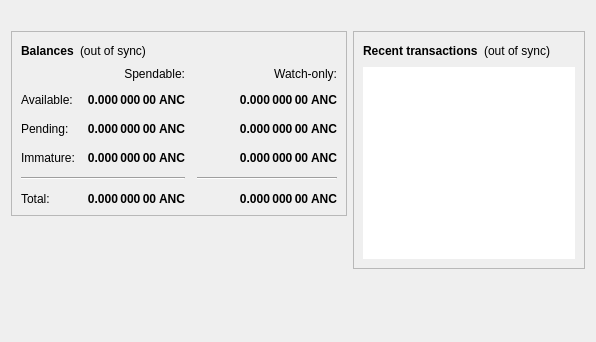
<?xml version="1.0" encoding="UTF-8"?>
<ui version="4.0">
 <class>OverviewPage</class>
 <widget class="QWidget" name="OverviewPage">
  <property name="geometry">
   <rect>
    <x>0</x>
    <y>0</y>
    <width>596</width>
    <height>342</height>
   </rect>
  </property>
  <property name="windowTitle">
   <string>Form</string>
  </property>
  <layout class="QVBoxLayout" name="topLayout">
   <item>
    <widget class="QLabel" name="labelAlerts">
     <property name="visible">
      <bool>false</bool>
     </property>
     <property name="wordWrap">
      <bool>true</bool>
     </property>
     <property name="margin">
      <number>3</number>
     </property>
    </widget>
   </item>
   <item>
    <layout class="QHBoxLayout" name="horizontalLayout" stretch="1,1">
     <item>
      <layout class="QVBoxLayout" name="verticalLayout_2">
       <item>
        <widget class="QFrame" name="frame">
         <property name="frameShape">
          <enum>QFrame::StyledPanel</enum>
         </property>
         <property name="frameShadow">
          <enum>QFrame::Raised</enum>
         </property>
         <layout class="QVBoxLayout" name="verticalLayout_4">
          <item>
           <layout class="QHBoxLayout" name="horizontalLayout_4">
            <item>
             <widget class="QLabel" name="label_5">
              <property name="font">
               <font>
                <weight>75</weight>
                <bold>true</bold>
               </font>
              </property>
              <property name="text">
               <string>Balances</string>
              </property>
             </widget>
            </item>
            <item>
             <widget class="QLabel" name="labelWalletStatus">
              <property name="cursor">
               <cursorShape>WhatsThisCursor</cursorShape>
              </property>
              <property name="toolTip">
               <string>The displayed information may be out of date. Your wallet automatically synchronizes with the Anoncoin network after a connection is established, but this process has not completed yet.</string>
              </property>
              <property name="text">
               <string notr="true">(out of sync)</string>
              </property>
              <property name="alignment">
               <set>Qt::AlignLeading|Qt::AlignLeft|Qt::AlignVCenter</set>
              </property>
             </widget>
            </item>
            <item>
             <spacer name="horizontalSpacer_3">
              <property name="orientation">
               <enum>Qt::Horizontal</enum>
              </property>
              <property name="sizeHint" stdset="0">
               <size>
                <width>40</width>
                <height>20</height>
               </size>
              </property>
             </spacer>
            </item>
           </layout>
          </item>
          <item>
           <layout class="QGridLayout" name="gridLayout">
            <property name="spacing">
             <number>12</number>
            </property>
            <item row="2" column="2">
             <widget class="QLabel" name="labelWatchPending">
              <property name="font">
               <font>
                <weight>75</weight>
                <bold>true</bold>
               </font>
              </property>
              <property name="cursor">
               <cursorShape>IBeamCursor</cursorShape>
              </property>
              <property name="toolTip">
               <string>Unconfirmed transactions to watch-only addresses</string>
              </property>
              <property name="text">
               <string notr="true">0.000 000 00 ANC</string>
              </property>
              <property name="alignment">
               <set>Qt::AlignRight|Qt::AlignTrailing|Qt::AlignVCenter</set>
              </property>
              <property name="textInteractionFlags">
               <set>Qt::LinksAccessibleByMouse|Qt::TextSelectableByKeyboard|Qt::TextSelectableByMouse</set>
              </property>
             </widget>
            </item>
            <item row="2" column="1">
             <widget class="QLabel" name="labelUnconfirmed">
              <property name="font">
               <font>
                <weight>75</weight>
                <bold>true</bold>
               </font>
              </property>
              <property name="cursor">
               <cursorShape>IBeamCursor</cursorShape>
              </property>
              <property name="toolTip">
               <string>Total of transactions that have yet to be confirmed, and do not yet count toward the spendable balance</string>
              </property>
              <property name="text">
               <string notr="true">0.000 000 00 ANC</string>
              </property>
              <property name="alignment">
               <set>Qt::AlignRight|Qt::AlignTrailing|Qt::AlignVCenter</set>
              </property>
              <property name="textInteractionFlags">
               <set>Qt::LinksAccessibleByMouse|Qt::TextSelectableByKeyboard|Qt::TextSelectableByMouse</set>
              </property>
             </widget>
            </item>
            <item row="3" column="2">
             <widget class="QLabel" name="labelWatchImmature">
              <property name="font">
               <font>
                <weight>75</weight>
                <bold>true</bold>
               </font>
              </property>
              <property name="cursor">
               <cursorShape>IBeamCursor</cursorShape>
              </property>
              <property name="toolTip">
               <string>Mined balance in watch-only addresses that has not yet matured</string>
              </property>
              <property name="text">
               <string notr="true">0.000 000 00 ANC</string>
              </property>
              <property name="alignment">
               <set>Qt::AlignRight|Qt::AlignTrailing|Qt::AlignVCenter</set>
              </property>
              <property name="textInteractionFlags">
               <set>Qt::LinksAccessibleByMouse|Qt::TextSelectableByKeyboard|Qt::TextSelectableByMouse</set>
              </property>
             </widget>
            </item>
            <item row="4" column="0" colspan="2">
             <widget class="Line" name="line">
              <property name="orientation">
               <enum>Qt::Horizontal</enum>
              </property>
             </widget>
            </item>
            <item row="4" column="2">
             <widget class="Line" name="lineWatchBalance">
              <property name="sizePolicy">
               <sizepolicy hsizetype="Preferred" vsizetype="Fixed">
                <horstretch>0</horstretch>
                <verstretch>0</verstretch>
               </sizepolicy>
              </property>
              <property name="minimumSize">
               <size>
                <width>140</width>
                <height>0</height>
               </size>
              </property>
              <property name="orientation">
               <enum>Qt::Horizontal</enum>
              </property>
             </widget>
            </item>
            <item row="5" column="0">
             <widget class="QLabel" name="labelTotalText">
              <property name="text">
               <string>Total:</string>
              </property>
             </widget>
            </item>
            <item row="3" column="1">
             <widget class="QLabel" name="labelImmature">
              <property name="font">
               <font>
                <weight>75</weight>
                <bold>true</bold>
               </font>
              </property>
              <property name="cursor">
               <cursorShape>IBeamCursor</cursorShape>
              </property>
              <property name="toolTip">
               <string>Mined balance that has not yet matured</string>
              </property>
              <property name="text">
               <string notr="true">0.000 000 00 ANC</string>
              </property>
              <property name="alignment">
               <set>Qt::AlignRight|Qt::AlignTrailing|Qt::AlignVCenter</set>
              </property>
              <property name="textInteractionFlags">
               <set>Qt::LinksAccessibleByMouse|Qt::TextSelectableByKeyboard|Qt::TextSelectableByMouse</set>
              </property>
             </widget>
            </item>
            <item row="2" column="3">
             <spacer name="horizontalSpacer_2">
              <property name="orientation">
               <enum>Qt::Horizontal</enum>
              </property>
              <property name="sizeHint" stdset="0">
               <size>
                <width>40</width>
                <height>20</height>
               </size>
              </property>
             </spacer>
            </item>
            <item row="3" column="0">
             <widget class="QLabel" name="labelImmatureText">
              <property name="text">
               <string>Immature:</string>
              </property>
             </widget>
            </item>
            <item row="5" column="1">
             <widget class="QLabel" name="labelTotal">
              <property name="font">
               <font>
                <weight>75</weight>
                <bold>true</bold>
               </font>
              </property>
              <property name="cursor">
               <cursorShape>IBeamCursor</cursorShape>
              </property>
              <property name="toolTip">
               <string>Your current total balance</string>
              </property>
              <property name="text">
               <string notr="true">0.000 000 00 ANC</string>
              </property>
              <property name="alignment">
               <set>Qt::AlignRight|Qt::AlignTrailing|Qt::AlignVCenter</set>
              </property>
              <property name="textInteractionFlags">
               <set>Qt::LinksAccessibleByMouse|Qt::TextSelectableByKeyboard|Qt::TextSelectableByMouse</set>
              </property>
             </widget>
            </item>
            <item row="5" column="2">
             <widget class="QLabel" name="labelWatchTotal">
              <property name="font">
               <font>
                <weight>75</weight>
                <bold>true</bold>
               </font>
              </property>
              <property name="cursor">
               <cursorShape>IBeamCursor</cursorShape>
              </property>
              <property name="toolTip">
               <string>Current total balance in watch-only addresses</string>
              </property>
              <property name="text">
               <string notr="true">0.000 000 00 ANC</string>
              </property>
              <property name="alignment">
               <set>Qt::AlignRight|Qt::AlignTrailing|Qt::AlignVCenter</set>
              </property>
              <property name="textInteractionFlags">
               <set>Qt::LinksAccessibleByMouse|Qt::TextSelectableByKeyboard|Qt::TextSelectableByMouse</set>
              </property>
             </widget>
            </item>
            <item row="0" column="2">
             <widget class="QLabel" name="labelWatchonly">
              <property name="text">
               <string>Watch-only:</string>
              </property>
              <property name="alignment">
               <set>Qt::AlignRight|Qt::AlignTrailing|Qt::AlignVCenter</set>
              </property>
             </widget>
            </item>
            <item row="1" column="0">
             <widget class="QLabel" name="labelBalanceText">
              <property name="text">
               <string>Available:</string>
              </property>
             </widget>
            </item>
            <item row="1" column="1">
             <widget class="QLabel" name="labelBalance">
              <property name="font">
               <font>
                <weight>75</weight>
                <bold>true</bold>
               </font>
              </property>
              <property name="cursor">
               <cursorShape>IBeamCursor</cursorShape>
              </property>
              <property name="toolTip">
               <string>Your current spendable balance</string>
              </property>
              <property name="text">
               <string notr="true">0.000 000 00 ANC</string>
              </property>
              <property name="alignment">
               <set>Qt::AlignRight|Qt::AlignTrailing|Qt::AlignVCenter</set>
              </property>
              <property name="textInteractionFlags">
               <set>Qt::LinksAccessibleByMouse|Qt::TextSelectableByKeyboard|Qt::TextSelectableByMouse</set>
              </property>
             </widget>
            </item>
            <item row="1" column="2">
             <widget class="QLabel" name="labelWatchAvailable">
              <property name="font">
               <font>
                <weight>75</weight>
                <bold>true</bold>
               </font>
              </property>
              <property name="cursor">
               <cursorShape>IBeamCursor</cursorShape>
              </property>
              <property name="toolTip">
               <string>Your current balance in watch-only addresses</string>
              </property>
              <property name="text">
               <string notr="true">0.000 000 00 ANC</string>
              </property>
              <property name="alignment">
               <set>Qt::AlignRight|Qt::AlignTrailing|Qt::AlignVCenter</set>
              </property>
              <property name="textInteractionFlags">
               <set>Qt::LinksAccessibleByMouse|Qt::TextSelectableByKeyboard|Qt::TextSelectableByMouse</set>
              </property>
             </widget>
            </item>
            <item row="2" column="0">
             <widget class="QLabel" name="labelPendingText">
              <property name="text">
               <string>Pending:</string>
              </property>
             </widget>
            </item>
            <item row="0" column="1">
             <widget class="QLabel" name="labelSpendable">
              <property name="text">
               <string>Spendable:</string>
              </property>
              <property name="alignment">
               <set>Qt::AlignRight|Qt::AlignTrailing|Qt::AlignVCenter</set>
              </property>
             </widget>
            </item>
           </layout>
          </item>
         </layout>
        </widget>
       </item>
       <item>
        <spacer name="verticalSpacer">
         <property name="orientation">
          <enum>Qt::Vertical</enum>
         </property>
         <property name="sizeHint" stdset="0">
          <size>
           <width>20</width>
           <height>40</height>
          </size>
         </property>
        </spacer>
       </item>
      </layout>
     </item>
     <item>
      <layout class="QVBoxLayout" name="verticalLayout_3">
       <item>
        <widget class="QFrame" name="frame_2">
         <property name="frameShape">
          <enum>QFrame::StyledPanel</enum>
         </property>
         <property name="frameShadow">
          <enum>QFrame::Raised</enum>
         </property>
         <layout class="QVBoxLayout" name="verticalLayout">
          <item>
           <layout class="QHBoxLayout" name="horizontalLayout_2">
            <item>
             <widget class="QLabel" name="label_4">
              <property name="font">
               <font>
                <weight>75</weight>
                <bold>true</bold>
               </font>
              </property>
              <property name="text">
               <string>Recent transactions</string>
              </property>
             </widget>
            </item>
            <item>
             <widget class="QLabel" name="labelTransactionsStatus">
              <property name="cursor">
               <cursorShape>WhatsThisCursor</cursorShape>
              </property>
              <property name="toolTip">
               <string>The displayed information may be out of date. Your wallet automatically synchronizes with the Anoncoin network after a connection is established, but this process has not completed yet.</string>
              </property>
              <property name="text">
               <string notr="true">(out of sync)</string>
              </property>
              <property name="alignment">
               <set>Qt::AlignRight|Qt::AlignTrailing|Qt::AlignVCenter</set>
              </property>
             </widget>
            </item>
            <item>
             <spacer name="horizontalSpacer">
              <property name="orientation">
               <enum>Qt::Horizontal</enum>
              </property>
              <property name="sizeHint" stdset="0">
               <size>
                <width>40</width>
                <height>20</height>
               </size>
              </property>
             </spacer>
            </item>
           </layout>
          </item>
          <item>
           <widget class="QListView" name="listTransactions">
            <property name="frameShape">
             <enum>QFrame::NoFrame</enum>
            </property>
            <property name="verticalScrollBarPolicy">
             <enum>Qt::ScrollBarAlwaysOff</enum>
            </property>
            <property name="horizontalScrollBarPolicy">
             <enum>Qt::ScrollBarAlwaysOff</enum>
            </property>
            <property name="selectionMode">
             <enum>QAbstractItemView::NoSelection</enum>
            </property>
           </widget>
          </item>
         </layout>
        </widget>
       </item>
       <item>
        <spacer name="verticalSpacer_2">
         <property name="orientation">
          <enum>Qt::Vertical</enum>
         </property>
         <property name="sizeHint" stdset="0">
          <size>
           <width>20</width>
           <height>40</height>
          </size>
         </property>
        </spacer>
       </item>
      </layout>
     </item>
    </layout>
   </item>
  </layout>
 </widget>
 <resources/>
 <connections/>
</ui>
